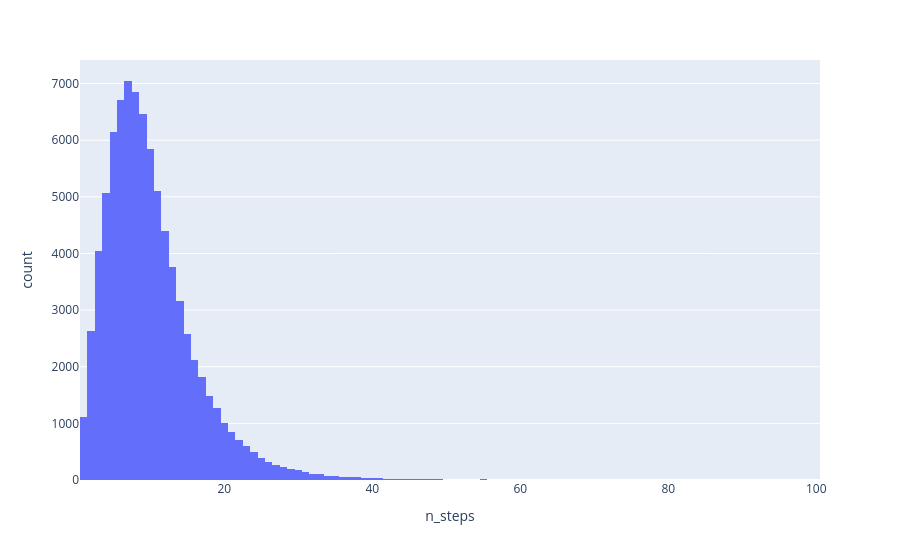

The cell this chart's notebook holds for it:
### Markdown cell above
#### Number of Steps

### Code cell
fig = px.histogram(recipes, x = 'n_steps')
fig.show()

### Figure 1 — Plotly figure (JSON) as saved in the notebook; plotly's stock layout.template omitted (floating-point values rounded to 4 significant figures; data arrays with more than 128 entries replaced by an {"elided": "..."} marker saying what was removed)
{"data": [{"bingroup": "x", "hovertemplate": "n_steps=%{x}<br>count=%{y}<extra></extra>", "legendgroup": "", "marker": {"color": "#636efa", "pattern": {"shape": ""}}, "name": "", "orientation": "v", "showlegend": false, "type": "histogram", "x": {"elided": "83782 int values"}, "xaxis": "x", "yaxis": "y"}], "layout": {"barmode": "relative", "legend": {"tracegroupgap": 0}, "margin": {"t": 60}, "xaxis": {"anchor": "y", "domain": [0, 1], "title": {"text": "n_steps"}}, "yaxis": {"anchor": "x", "domain": [0, 1], "title": {"text": "count"}}}}
